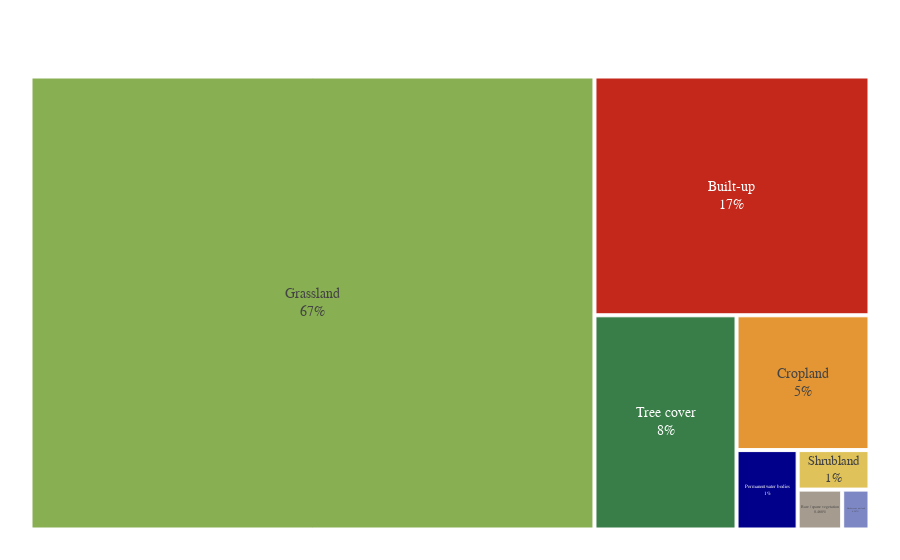

Notebook source saved alongside this figure:
### Markdown cell above
## land_cover

### Code cell
lc_stats()

### Figure 1 — Plotly figure (JSON) as saved in the notebook; plotly's stock layout.template omitted (floating-point values rounded to 4 significant figures)
{"data": [{"branchvalues": "total", "customdata": [["Permanent water bodies"], ["Herbaceous wetland"], ["Grassland"], ["Cropland"], ["Tree cover"], ["Shrubland"], ["Built-up"], ["Bare / sparse vegetation"]], "domain": {"x": [0, 1], "y": [0, 1]}, "hovertemplate": "labels=%{label}<br>Pixel Count=%{value}<br>parent=%{parent}<br>id=%{id}<br>Land Cover Type=%{customdata[0]}<extra></extra>", "ids": ["Permanent water bodies", "Herbaceous wetland", "Grassland", "Cropland", "Tree cover", "Shrubland", "Built-up", "Bare / sparse vegetation"], "labels": ["Permanent water bodies", "Herbaceous wetland", "Grassland", "Cropland", "Tree cover", "Shrubland", "Built-up", "Bare / sparse vegetation"], "marker": {"colors": ["#00008b", "#7d87c4", "#88af52", "#e49634", "#397e48", "#dfc25a", "#c4281b", "#a59b8f"]}, "name": "", "parents": ["", "", "", "", "", "", "", ""], "textinfo": "label+percent entry", "textposition": "middle center", "type": "treemap", "values": [15600.0, 3503, 821300.0, 57620.0, 97840.0, 9129.0, 211100.0, 5716.0]}], "layout": {"font": {"color": "black", "family": "system-ui, -apple-system, \"Segoe UI\", Roboto, \"Helvetica Neue\", Arial, \"Noto Sans\", \"Liberation Sans\", sans-serif, \"Apple Color Emoji\", \"Segoe UI Emoji\", \"Segoe UI Symbol\", \"Noto Color Emoji\"", "size": 14}, "legend": {"tracegroupgap": 0}, "margin": {"b": 25, "l": 25, "r": 25, "t": 50}}}
